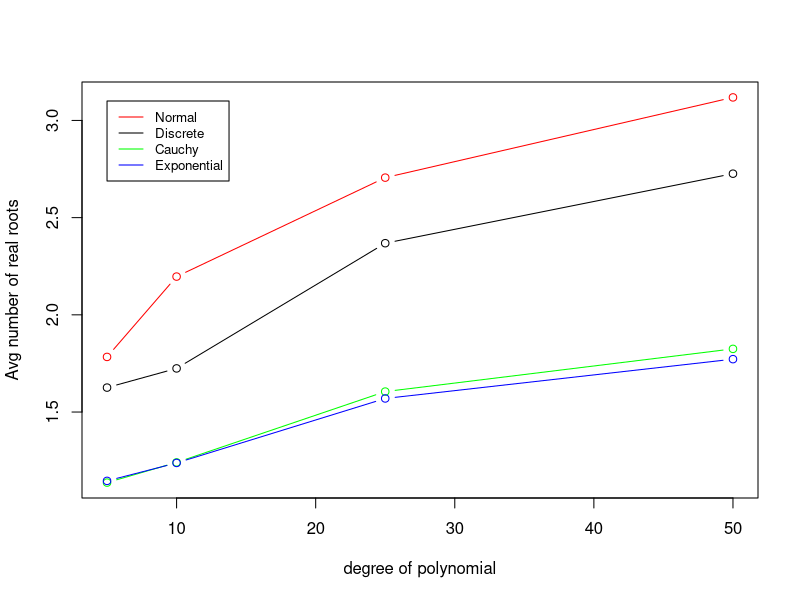

Here is the R script that generated this plot:
t <- 0
avg <- 0
avf <- 0
i <- 0
deg <- vector()
deg[1] = 5
deg[2] = 10
deg[3] = 25
deg[4] = 50
rootr <- vector()
d = 1

for(x in c("discrete" , "normal" , "cauchy" , "exponential")){
  for(g in c(6, 11, 26, 51)){
    while(TRUE){
      if(x == "discrete"){
        u <- runif(g)
        pol <- ifelse(u<0.5, 1, -1)
      }
      if(x == "normal"){
        u <- runif(g)
        v <- runif(g)
        pol <- sqrt(-2*log(u))*cos(2*pi*v)
      }
      if(x == "cauchy"){
        u <- runif(g)
        v <- runif(g)
        pol <- u/v
      }
      if(x == "exponential"){
        u <- runif(g)
        pol <- -log(u)
      }
      
      
      k <- sum(abs(Im(polyroot(pol))) < 1e-6, na.rm=TRUE)
  
      if(i>2){
        avf <- (t-k)/(i-1)
      }
      i <- i+1
      t <- t + k
      avg <- t/i
  
      if(abs(avg - avf) < 1e-4 & avg != avf){
        rootr[d] <- avg
        d = d+1
        cat(sprintf("Degree of polynomial: %d,  Distribution is %s,   Average number of roots: %f,     Niterations: %d\n", g-1, x, avg, i))
        t <- 0
        avg <- 0
        avf <- 0
        i <- 0
        break
      }
    }
  }
}

plot(deg, rootr[1:4],"b", ylim = c(min(rootr),max(rootr)), col = "black", ylab = "Avg number of real roots", xlab = "degree of polynomial")
lines(deg, rootr[5:8],"b", col = "red")
lines(deg, rootr[9:12],"b", col = "green")
lines(deg, rootr[13:16],"b", col = "blue")
legend(5, 3.1, legend=c("Normal", "Discrete", "Cauchy", "Exponential"), col=c("red", "black", "green" , "blue"), lty = 1, cex=0.8, text.col = "black")


